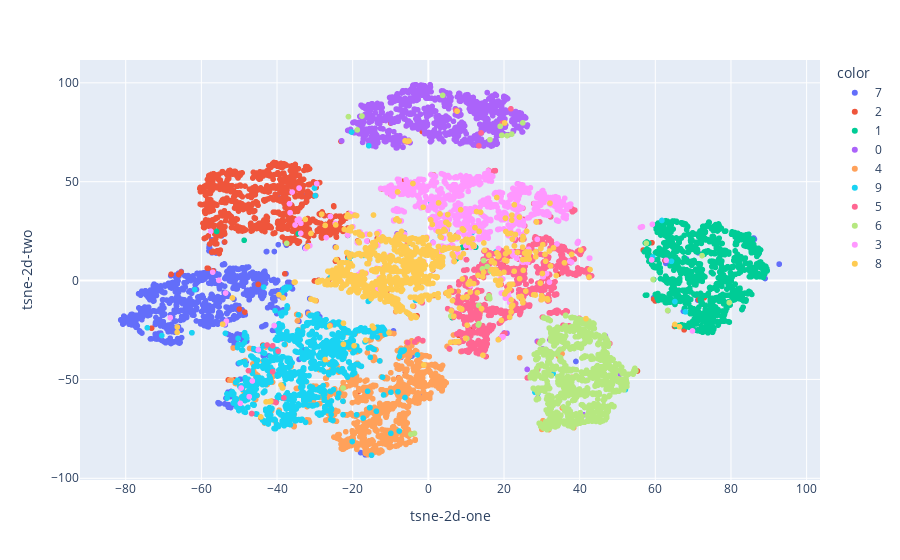

Notebook code for this chart:
### Markdown cell above
From this plot, we see that similar digits are clustered together. For example “4” overlap with “9” and “5”.

In order to have an easier representation to read, we can apply a dimensionality reduction, called t-SNE, to visualize the latent code in a 2d space. We’ll fix the number of components equal to 2 for this reason.

### Code cell
from sklearn.manifold import TSNE

tsne = TSNE(n_components=2)
tsne_results = tsne.fit_transform(encoded_samples.drop(['label'],axis=1))
fig = px.scatter(tsne_results, x=0, y=1,
                 color=encoded_samples.label.astype(str),
                 labels={'0': 'tsne-2d-one', '1': 'tsne-2d-two'})
fig.show()

### Figure 1 — Plotly figure (JSON) as saved in the notebook; plotly's stock layout.template omitted (floating-point values rounded to 4 significant figures; data arrays with more than 128 entries replaced by an {"elided": "..."} marker saying what was removed)
{"data": [{"hovertemplate": "color=7<br>tsne-2d-one=%{x}<br>tsne-2d-two=%{y}<extra></extra>", "legendgroup": "7", "marker": {"color": "#636efa", "symbol": "circle"}, "mode": "markers", "name": "7", "showlegend": true, "type": "scattergl", "x": {"elided": "1028 float values"}, "xaxis": "x", "y": {"elided": "1028 float values"}, "yaxis": "y"}, {"hovertemplate": "color=2<br>tsne-2d-one=%{x}<br>tsne-2d-two=%{y}<extra></extra>", "legendgroup": "2", "marker": {"color": "#EF553B", "symbol": "circle"}, "mode": "markers", "name": "2", "showlegend": true, "type": "scattergl", "x": {"elided": "1032 float values"}, "xaxis": "x", "y": {"elided": "1032 float values"}, "yaxis": "y"}, {"hovertemplate": "color=1<br>tsne-2d-one=%{x}<br>tsne-2d-two=%{y}<extra></extra>", "legendgroup": "1", "marker": {"color": "#00cc96", "symbol": "circle"}, "mode": "markers", "name": "1", "showlegend": true, "type": "scattergl", "x": {"elided": "1135 float values"}, "xaxis": "x", "y": {"elided": "1135 float values"}, "yaxis": "y"}, {"hovertemplate": "color=0<br>tsne-2d-one=%{x}<br>tsne-2d-two=%{y}<extra></extra>", "legendgroup": "0", "marker": {"color": "#ab63fa", "symbol": "circle"}, "mode": "markers", "name": "0", "showlegend": true, "type": "scattergl", "x": {"elided": "980 float values"}, "xaxis": "x", "y": {"elided": "980 float values"}, "yaxis": "y"}, {"hovertemplate": "color=4<br>tsne-2d-one=%{x}<br>tsne-2d-two=%{y}<extra></extra>", "legendgroup": "4", "marker": {"color": "#FFA15A", "symbol": "circle"}, "mode": "markers", "name": "4", "showlegend": true, "type": "scattergl", "x": {"elided": "982 float values"}, "xaxis": "x", "y": {"elided": "982 float values"}, "yaxis": "y"}, {"hovertemplate": "color=9<br>tsne-2d-one=%{x}<br>tsne-2d-two=%{y}<extra></extra>", "legendgroup": "9", "marker": {"color": "#19d3f3", "symbol": "circle"}, "mode": "markers", "name": "9", "showlegend": true, "type": "scattergl", "x": {"elided": "1009 float values"}, "xaxis": "x", "y": {"elided": "1009 float values"}, "yaxis": "y"}, {"hovertemplate": "color=5<br>tsne-2d-one=%{x}<br>tsne-2d-two=%{y}<extra></extra>", "legendgroup": "5", "marker": {"color": "#FF6692", "symbol": "circle"}, "mode": "markers", "name": "5", "showlegend": true, "type": "scattergl", "x": {"elided": "892 float values"}, "xaxis": "x", "y": {"elided": "892 float values"}, "yaxis": "y"}, {"hovertemplate": "color=6<br>tsne-2d-one=%{x}<br>tsne-2d-two=%{y}<extra></extra>", "legendgroup": "6", "marker": {"color": "#B6E880", "symbol": "circle"}, "mode": "markers", "name": "6", "showlegend": true, "type": "scattergl", "x": {"elided": "958 float values"}, "xaxis": "x", "y": {"elided": "958 float values"}, "yaxis": "y"}, {"hovertemplate": "color=3<br>tsne-2d-one=%{x}<br>tsne-2d-two=%{y}<extra></extra>", "legendgroup": "3", "marker": {"color": "#FF97FF", "symbol": "circle"}, "mode": "markers", "name": "3", "showlegend": true, "type": "scattergl", "x": {"elided": "1010 float values"}, "xaxis": "x", "y": {"elided": "1010 float values"}, "yaxis": "y"}, {"hovertemplate": "color=8<br>tsne-2d-one=%{x}<br>tsne-2d-two=%{y}<extra></extra>", "legendgroup": "8", "marker": {"color": "#FECB52", "symbol": "circle"}, "mode": "markers", "name": "8", "showlegend": true, "type": "scattergl", "x": {"elided": "974 float values"}, "xaxis": "x", "y": {"elided": "974 float values"}, "yaxis": "y"}], "layout": {"legend": {"title": {"text": "color"}, "tracegroupgap": 0}, "margin": {"t": 60}, "xaxis": {"anchor": "y", "domain": [0, 1], "title": {"text": "tsne-2d-one"}}, "yaxis": {"anchor": "x", "domain": [0, 1], "title": {"text": "tsne-2d-two"}}}}
